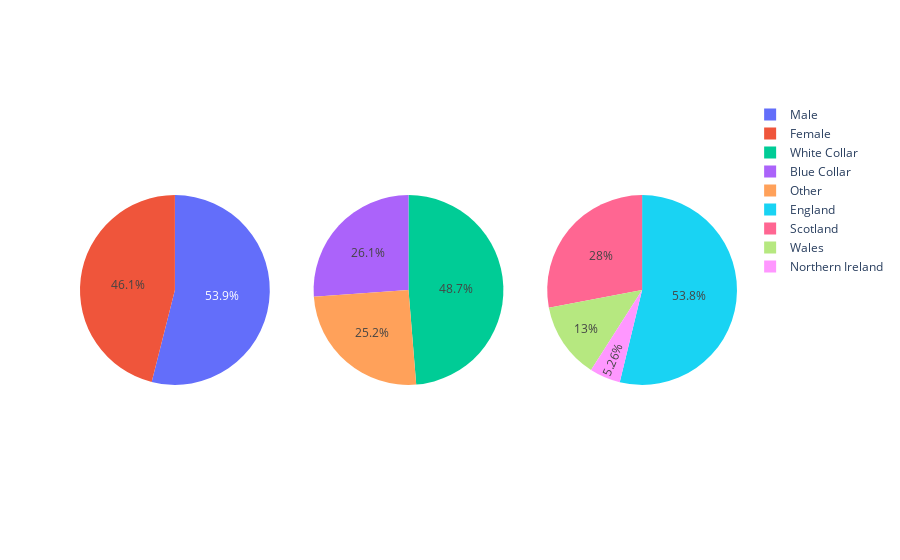

Notebook code cell kept with this figure:
### Code cell
fig = sp.make_subplots(rows=1, cols=3, specs=[[{"type": "pie"}, {"type": "pie"}, {"type": "pie"}]], row_heights=[300])
fig.add_trace(go.Pie(values=list(df['Gender'].value_counts().values), 
                     labels=list(df['Gender'].value_counts().index),
                     domain=dict(x=[0, 0.5]),name="Gender"), row=1, col=1)
fig.add_trace(go.Pie(values=list(df['Job Classification'].value_counts().values), 
                     labels=list(df['Job Classification'].value_counts().index),
                     domain=dict(x=[0, 0.5]),name="Job Classification"), row=1, col=2)
fig.add_trace(go.Pie(values=list(df['Region'].value_counts().values), 
                     labels=list(df['Region'].value_counts().index),
                     domain=dict(x=[0, 0.5]),name="Region"), row=1, col=3)
fig.show()

### Figure 1 — Plotly figure (JSON) as saved in the notebook; plotly's stock layout.template omitted (floating-point values rounded to 4 significant figures)
{"data": [{"domain": {"x": [0, 0.2889], "y": [0, 1]}, "labels": ["Male", "Female"], "name": "Gender", "type": "pie", "values": [2165, 1849]}, {"domain": {"x": [0.3556, 0.6444], "y": [0, 1]}, "labels": ["White Collar", "Blue Collar", "Other"], "name": "Job Classification", "type": "pie", "values": [1955, 1049, 1010]}, {"domain": {"x": [0.7111, 1], "y": [0, 1]}, "labels": ["England", "Scotland", "Wales", "Northern Ireland"], "name": "Region", "type": "pie", "values": [2159, 1124, 520, 211]}], "layout": {}}
